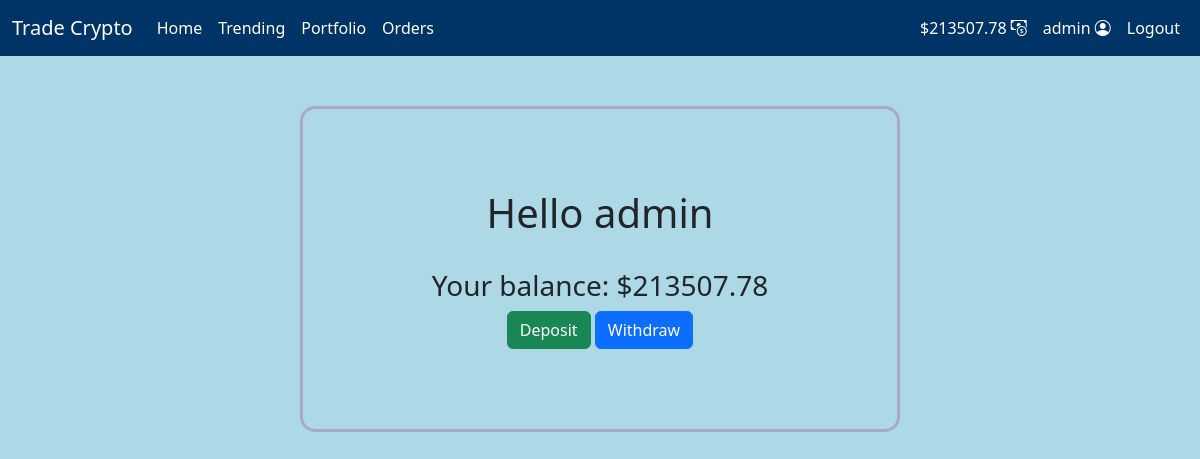
Before: /funds (signed in) with the older database file.
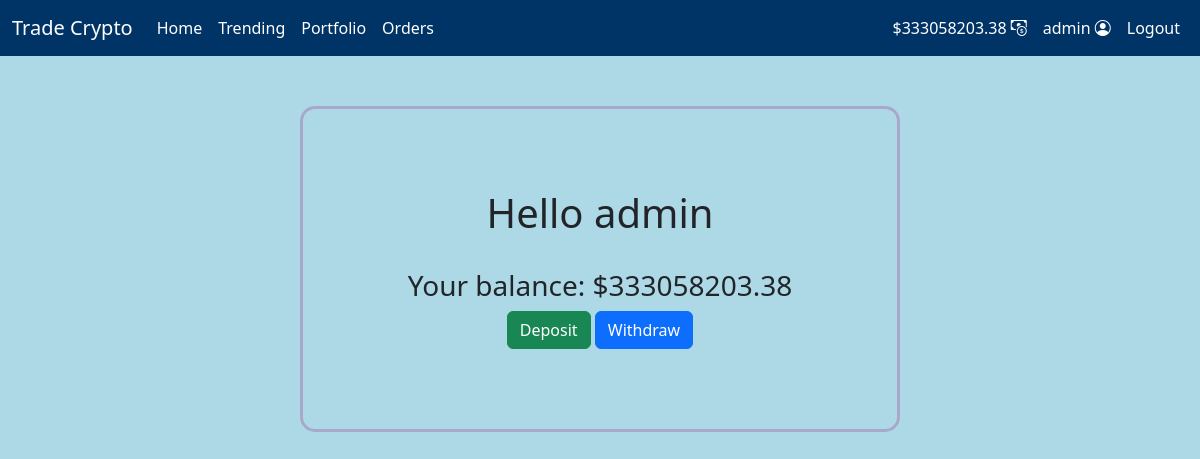
After: the same page with the newer database file.
### users/models.py (models this page shows, shortened)
class CustomUser(AbstractUser):
    STATUS = {
        ('regular','regular'),
        ('moderator','moderator')
    }
    email = models.EmailField(unique=True)
    status = models.CharField(max_length=100,choices=STATUS, default='regular')
    balance = models.DecimalField(decimal_places=2,max_digits=15,default=10000)

### app1/views.py (the view)
# urls.py: path('funds',views.viewfunds,name="funds"),
def viewfunds(request):
    return render(request,"app1/funds.html")

### app1/templates/app1/funds.html (shortened to what this page needs)
{% extends 'app1/layout.html' %}
{% block body %}
<div class="container">
    <div class="funds">
        <h1>Hello {{user.username}}</h1><br>
        <h3>Your balance: $<span id="main-balance">{{ user.balance }}</span></h3>
        <button class="btn btn-success" hx-get="{% url 'addfunds' %}" hx-target="#dialog">Deposit</button>
        <button class="btn btn-primary" hx-get="{% url 'withdrawfunds' %}" hx-target="#dialog">Withdraw</button>
    </div>
</div>
{% endblock %}

### app1/templates/app1/layout.html (shortened to what this page needs)
{% load static %}
<!DOCTYPE html>
<html lang="en">
<head>
    <link rel="stylesheet" href="https://cdn.datatables.net/2.0.3/css/dataTables.dataTables.css" />
    <link rel="stylesheet" href="https://cdn.datatables.net/responsive/3.0.1/css/responsive.bootstrap.css">
    <link href="https://cdn.jsdelivr.net/npm/bootstrap@5.3.3/dist/css/bootstrap.min.css" rel="stylesheet">
    <link rel="stylesheet" href="https://cdn.jsdelivr.net/npm/bootstrap-icons@1.11.3/font/bootstrap-icons.min.css">
    <link rel="stylesheet" href="{% static 'app1/styles.css' %}">
</head>
<body>
    {% include 'app1/includes/navbar.html' %}
    {% block body %}
    {% endblock %}
</body>
</html>

### app1/templates/app1/includes/navbar.html (shortened to what this page needs)
<nav style="background-color:#003366" class="navbar navbar-expand-sm navbar-dark">
  <div class="container-fluid">
      <a class="navbar-brand" href="#">Trade Crypto</a>
      <div class="collapse navbar-collapse" id="navbarNav">
        <ul class="navbar-nav">
          <li class="nav-item">
            <a class="nav-link active" aria-current="page" href="{% url 'index' %}">Home</a>
          </li>
          <li class="nav-item">
            <a class="nav-link active" aria-current="page" href="{% url 'viewtrending' %}">Trending</a>
          </li>
          {% if user.is_authenticated %}
          <li class="nav-item">
            <a class="nav-link active" href="{% url 'portfolio' %}">Portfolio</a>
          </li>
          <li class="nav-item">
            <a class="nav-link active" href="{% url 'orders' %}">Orders</a>
          </li>
          {%endif%}
        </ul>
        <ul class="navbar-nav ms-auto">
          {% if user.is_authenticated %}
          <li class="nav-item">
            <a class="nav-link active" href="{% url 'funds' %}" > <span id="navbar-balance">${{user.balance}} </span><i class="bi bi-cash-coin"></i></a>
          </li>
          <li class="nav-item">
            <a class="nav-link active" href="{% url 'profile' user.username %}"> {{user.username}} <i class="bi bi-person-circle"></i></a>
          </li>
          {% endif %}
          {% if user.is_authenticated %}
            <li class="nav-item">
                <a class="nav-link active" href="{% url 'logout' %}">Logout</a>
            </li>
          {% endif %}
        </ul>
      </div>
    </div>
</nav>

### app1/static/app1/styles.css (style rules this page uses)
* { margin: 0; padding: 0; box-sizing: border-box; }
body { background-color: lightblue; }
.container { display: flex; justify-content: center; text-align:left; flex-direction: column; }
.funds { display: block; position: relative; text-align: center; justify-content: center; width:600px; height:auto; border:3px solid rgb(168, 168, 202); background-color: lightblue; border-radius:15px; padding-top:80px; padding-bottom:80px; margin: auto; top:50px; }

Changed rows visible on the page:
changed CustomUser "admin": balance "213507.78" → "333058203.38"
